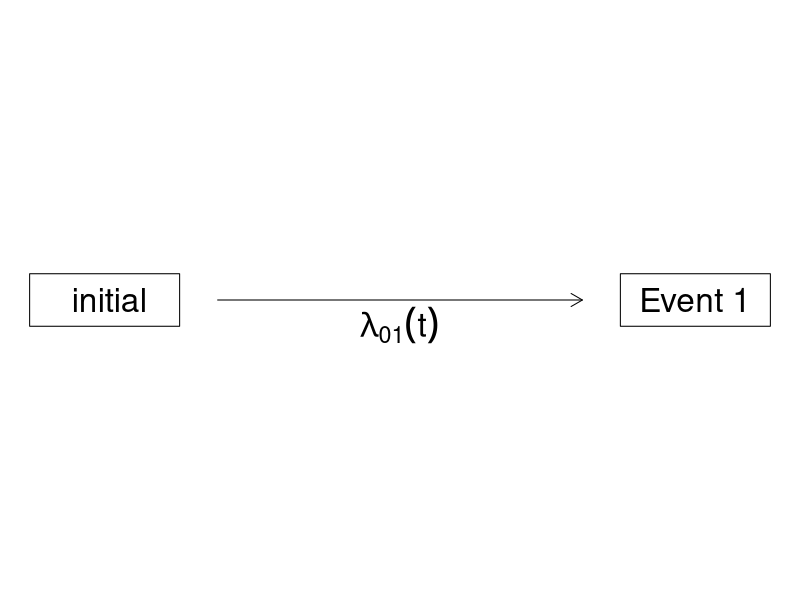
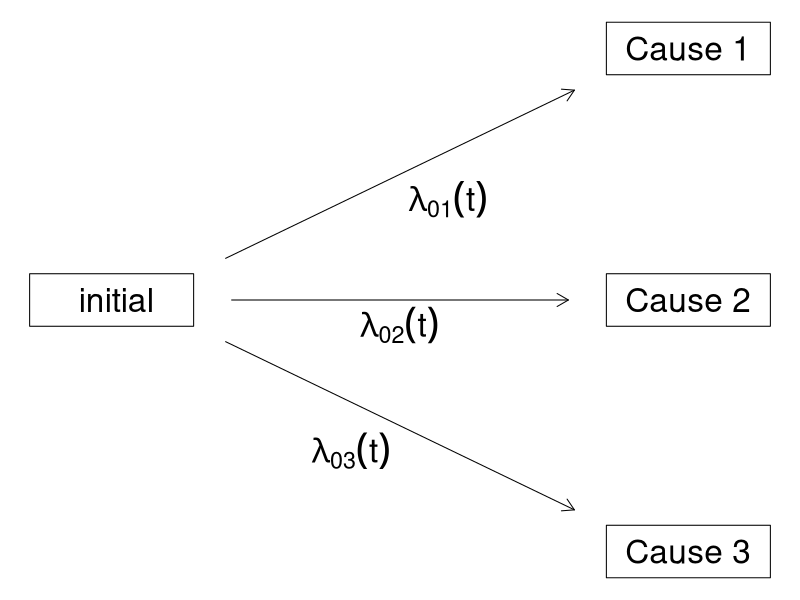

Here is the R script that generated these plots, in order:
library(prodlim)


### Name: Hist
### Title: Create an event history response variable
### Aliases: Hist
### Keywords: survival

### ** Examples



## Right censored responses of a two state model
## ---------------------------------------------

Hist(time=1:10,event=c(0,1,0,0,0,1,0,1,0,0))

## change the code for events and censored observations

Hist(time=1:10,event=c(99,"event",99,99,99,"event",99,"event",99,99),cens.code=99)

TwoStateFrame <- SimSurv(10)
SurvHist <- with(TwoStateFrame,Hist(time,status))
summary(SurvHist)
plot(SurvHist)

## Right censored data from a competing risk model
## --------------------------------------------------

CompRiskFrame <- data.frame(time=1:10,event=c(1,2,0,3,0,1,2,1,2,1))
CRHist <- with(CompRiskFrame,Hist(time,event))
summary(CRHist)
plot(CRHist)

## Interval censored data from a survival model
icensFrame <- data.frame(L=c(1,1,3,4,6),R=c(2,NA,3,6,9),event=c(1,1,1,2,2))
with(icensFrame,Hist(time=list(L,R)))

## Interval censored data from a competing risk model
with(icensFrame,Hist(time=list(L,R),event))

## Multi state model
MultiStateFrame <- data.frame(time=1:10,
			      from=c(1,1,3,1,2,4,1,1,2,1),
			      to=c(2,3,1,2,4,2,3,2,4,4))
with(MultiStateFrame,Hist(time,event=list(from,to)))

##  MultiState with right censored observations

MultiStateFrame1 <- data.frame(time=1:10,
			      from=c(1,1,3,2,1,4,1,1,3,1),
			      to=c(2,3,1,0,2,2,3,2,0,4))
with(MultiStateFrame1,Hist(time,event=list(from,to)))

## Using the longitudinal input method 
MultiStateFrame2 <- data.frame(time=c(0,1,2,3,4,0,1,2,0,1),
			      event=c(1,2,3,0,1,2,4,2,1,2),
			      id=c(1,1,1,1,2,2,2,2,3,3))
 with(MultiStateFrame2,Hist(time,event=event,id=id))
